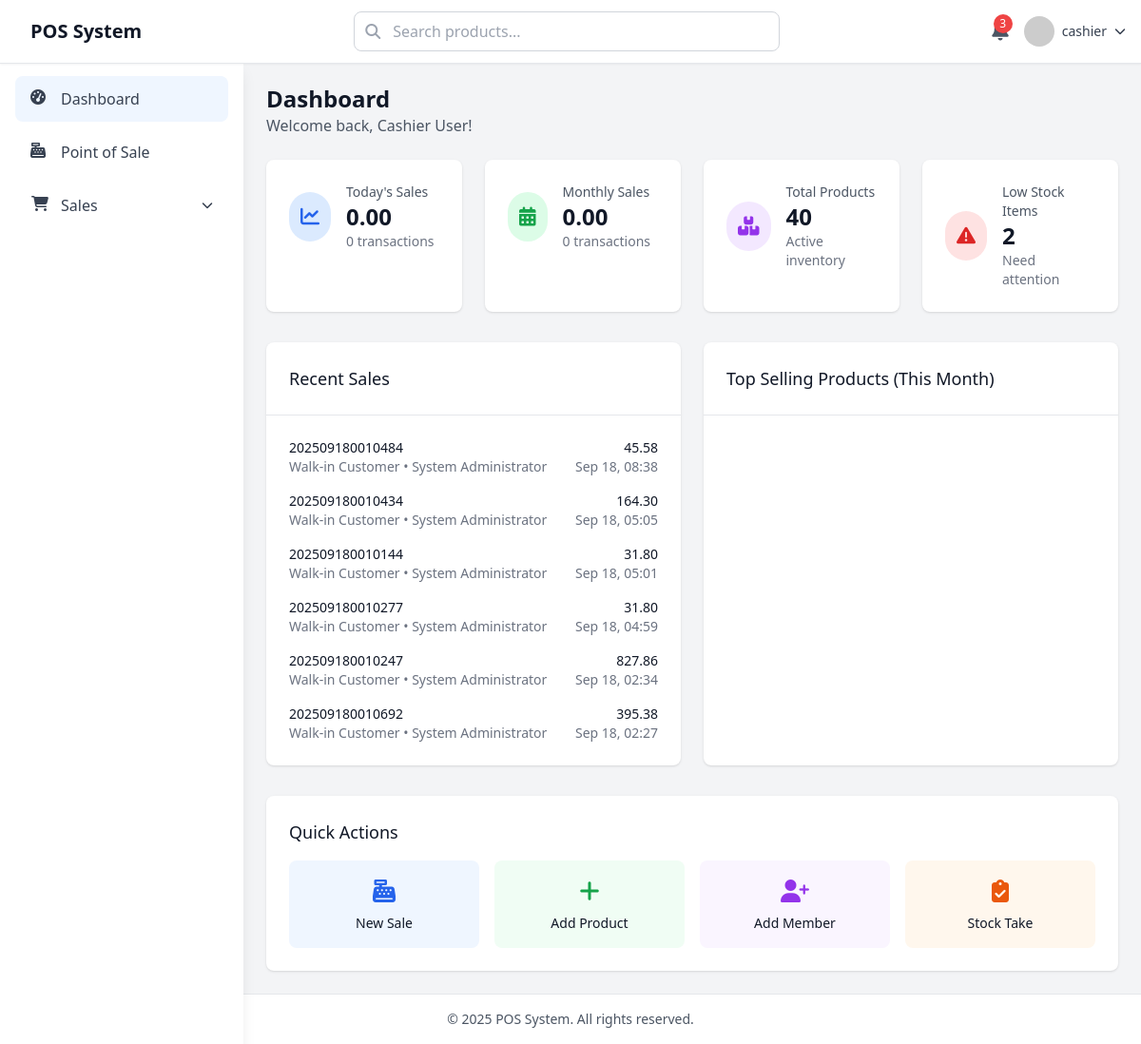
The app's page /dashboard.php (signed in) with its own data.
### tables this page shows
CREATE TABLE IF NOT EXISTS `sales` (
  `id` int NOT NULL AUTO_INCREMENT,
  `invoice_number` varchar(50) NOT NULL DEFAULT '-',
  `session_id` int DEFAULT '0',
  `member_id` int DEFAULT '0',
  `user_id` int NOT NULL DEFAULT '0',
  `subtotal` decimal(10,2) NOT NULL DEFAULT '0.00',
  `discount_amount` decimal(10,2) DEFAULT '0.00',
  `tax_amount` decimal(10,2) DEFAULT '0.00',
  `total_amount` decimal(10,2) NOT NULL DEFAULT '0.00',
  `payment_method` varchar(150) DEFAULT 'cash',
  `payment_method_id` int DEFAULT '0',
  `payment_status` enum('paid','pending','refunded') DEFAULT 'paid',
  `notes` text,
  `created_at` timestamp NULL DEFAULT CURRENT_TIMESTAMP,
  `updated_at` timestamp NULL DEFAULT CURRENT_TIMESTAMP ON UPDATE CURRENT_TIMESTAMP,
  PRIMARY KEY (`id`),
  UNIQUE KEY `invoice_number` (`invoice_number`),
  KEY `session_id` (`session_id`),
  KEY `member_id` (`member_id`),
  KEY `user_id` (`user_id`),
  KEY `idx_sales_invoice` (`invoice_number`),
  KEY `idx_sales_date` (`created_at`),
  KEY `fk_sales_payment_method` (`payment_method_id`)
);

CREATE TABLE IF NOT EXISTS `users` (
  `id` int NOT NULL AUTO_INCREMENT,
  `username` varchar(50) NOT NULL,
  `password` varchar(255) NOT NULL,
  `full_name` varchar(100) NOT NULL,
  `email` varchar(255) DEFAULT NULL,
  `phone` varchar(50) DEFAULT NULL,
  `role` enum('admin','manager','cashier') DEFAULT 'cashier',
  `is_active` tinyint(1) DEFAULT '1',
  `last_login` timestamp NULL DEFAULT NULL,
  `created_at` timestamp NULL DEFAULT CURRENT_TIMESTAMP,
  `updated_at` timestamp NULL DEFAULT CURRENT_TIMESTAMP ON UPDATE CURRENT_TIMESTAMP,
  `access_dashboard` tinyint(1) DEFAULT '1' COMMENT 'Access to Dashboard',
  `access_pos` tinyint(1) DEFAULT '1' COMMENT 'Access to Point of Sale',
  `access_sales` tinyint(1) DEFAULT '1' COMMENT 'Access to Sales History',
  `access_opening_closing` tinyint(1) DEFAULT '0' COMMENT 'Access to Opening/Closing Cash',
  `access_products` tinyint(1) DEFAULT '0' COMMENT 'Access to Products Management',
  `access_categories` tinyint(1) DEFAULT '0' COMMENT 'Access to Categories Management',
  `access_suppliers` tinyint(1) DEFAULT '0' COMMENT 'Access to Suppliers Management',
  `access_uom` tinyint(1) DEFAULT '0' COMMENT 'Access to Unit of Measure Management',
  `access_stock_take` tinyint(1) DEFAULT '0' COMMENT 'Access to Stock Take',
  `access_inventory_report` tinyint(1) DEFAULT '0' COMMENT 'Access to Inventory Reports',
  `access_members` tinyint(1) DEFAULT '0' COMMENT 'Access to Members Management',
  `access_customer_orders` tinyint(1) DEFAULT '0' COMMENT 'Access to Customer Orders',
  `access_customer_order` tinyint(1) DEFAULT '0' COMMENT 'Access to Customer Order Entry',
  `access_sales_report` tinyint(1) DEFAULT '0' COMMENT 'Access to Sales Reports',
  `access_member_report` tinyint(1) DEFAULT '0' COMMENT 'Access to Member Reports',
  `access_profit_loss` tinyint(1) DEFAULT '0' COMMENT 'Access to Profit & Loss Reports',
  PRIMARY KEY (`id`),
  UNIQUE KEY `username` (`username`)
);

### dashboard.php (the view, shortened to what this page needs)
<?php
include 'include/conn.php';
include 'include/head.php';
include 'include/header.php';
include 'include/sidebar.php';
$today = date('Y-m-d');
$current_month = date('Y-m');
$query_today_sales = mysqli_query($conn, "SELECT COUNT(*) as count, SUM(total_amount) as total FROM sales WHERE DATE(created_at) = '$today'");
$today_sales = mysqli_fetch_array($query_today_sales);
$query_month_sales = mysqli_query($conn, "SELECT COUNT(*) as count, SUM(total_amount) as total FROM sales WHERE DATE_FORMAT(created_at, '%Y-%m') = '$current_month'");
$month_sales = mysqli_fetch_array($query_month_sales);
$query_total_products = mysqli_query($conn, "SELECT COUNT(*) as count FROM products WHERE is_active = 1");
$total_products = mysqli_fetch_array($query_total_products);
$query_low_stock = mysqli_query($conn, "SELECT COUNT(*) as count FROM products WHERE stock_quantity <= min_stock_level AND is_active = 1");
$low_stock = mysqli_fetch_array($query_low_stock);
$query_recent_sales = mysqli_query($conn, "
    SELECT s.*, m.name as member_name, u.full_name as cashier_name
    FROM sales s
    LEFT JOIN members m ON s.member_id = m.id
    LEFT JOIN users u ON s.user_id = u.id
    ORDER BY s.created_at DESC
    LIMIT 10
");
?>
<div class="main-content ml-0 lg:ml-64 pt-16">
    <div class="p-6">
        <div class="mb-6">
            <h1 class="text-2xl font-bold text-gray-900">Dashboard</h1>
            <p class="text-gray-600">Welcome back, <?= $_SESSION['full_name'] ?>!</p>
        </div>
        <div class="grid grid-cols-1 md:grid-cols-2 lg:grid-cols-4 gap-6 mb-8">
            <div class="bg-white rounded-lg shadow p-6">
                <div class="flex items-center">
                    <div class="p-3 rounded-full bg-blue-100 text-blue-600">
                        <i class="fas fa-chart-line text-xl"></i>
                    </div>
                    <div class="ml-4">
                        <p class="text-sm font-medium text-gray-600">Today's Sales</p>
                        <p class="text-2xl font-bold text-gray-900"><?= number_format($today_sales['total'] ?? 0, 2) ?></p>
                        <p class="text-sm text-gray-500"><?= $today_sales['count'] ?? 0 ?> transactions</p>
                    </div>
                </div>
            </div>
            <div class="bg-white rounded-lg shadow p-6">
                <div class="flex items-center">
                    <div class="p-3 rounded-full bg-green-100 text-green-600">
                        <i class="fas fa-calendar-alt text-xl"></i>
                    </div>
                    <div class="ml-4">
                        <p class="text-sm font-medium text-gray-600">Monthly Sales</p>
                        <p class="text-2xl font-bold text-gray-900"><?= number_format($month_sales['total'] ?? 0, 2) ?></p>
                        <p class="text-sm text-gray-500"><?= $month_sales['count'] ?? 0 ?> transactions</p>
                    </div>
                </div>
            </div>
            <div class="bg-white rounded-lg shadow p-6">
                <div class="flex items-center">
                    <div class="p-3 rounded-full bg-purple-100 text-purple-600">
                        <i class="fas fa-boxes text-xl"></i>
                    </div>
                    <div class="ml-4">
                        <p class="text-sm font-medium text-gray-600">Total Products</p>
                        <p class="text-2xl font-bold text-gray-900"><?= $total_products['count'] ?? 0 ?></p>
                        <p class="text-sm text-gray-500">Active inventory</p>
                    </div>
                </div>
            </div>
            <div class="bg-white rounded-lg shadow p-6">
                <div class="flex items-center">
                    <div class="p-3 rounded-full bg-red-100 text-red-600">
                        <i class="fas fa-exclamation-triangle text-xl"></i>
                    </div>
                    <div class="ml-4">
                        <p class="text-sm font-medium text-gray-600">Low Stock Items</p>
                        <p class="text-2xl font-bold text-gray-900"><?= $low_stock['count'] ?? 0 ?></p>
                        <p class="text-sm text-gray-500">Need attention</p>
                    </div>
                </div>
            </div>
        </div>
        <div class="grid grid-cols-1 lg:grid-cols-2 gap-6 mb-8">
            <div class="bg-white rounded-lg shadow">
                <div class="p-6 border-b border-gray-200">
                    <h3 class="text-lg font-medium text-gray-900">Recent Sales</h3>
                </div>
                <div class="p-6">
                    <div class="space-y-4">
                        <?php while ($sale = mysqli_fetch_array($query_recent_sales)): ?>
                        <div class="flex items-center justify-between">
                            <div>
                                <p class="text-sm font-medium text-gray-900"><?= $sale['invoice_number'] ?></p>
                                <p class="text-sm text-gray-500">
                                    <?= $sale['member_name'] ? $sale['member_name'] : 'Walk-in Customer' ?> •
                                    <?= $sale['cashier_name'] ?>
                                </p>
                            </div>
                            <div class="text-right">
                                <p class="text-sm font-medium text-gray-900"><?= number_format($sale['total_amount'], 2) ?></p>
                                <p class="text-sm text-gray-500"><?= date('M d, H:i', strtotime($sale['created_at'])) ?></p>
                            </div>
                        </div>
                        <?php endwhile; ?>
                    </div>
                </div>
            </div>
            <div class="bg-white rounded-lg shadow">
                <div class="p-6 border-b border-gray-200">
                    <h3 class="text-lg font-medium text-gray-900">Top Selling Products (This Month)</h3>
                </div>
                <div class="p-6">
                </div>
            </div>
        </div>
        <div class="bg-white rounded-lg shadow p-6">
            <h3 class="text-lg font-medium text-gray-900 mb-4">Quick Actions</h3>
            <div class="grid grid-cols-2 md:grid-cols-4 gap-4">
                <a href="pos.php" class="flex flex-col items-center p-4 bg-blue-50 rounded-lg hover:bg-blue-100 transition-colors">
                    <i class="fas fa-cash-register text-2xl text-blue-600 mb-2"></i>
                    <span class="text-sm font-medium text-gray-900">New Sale</span>
                </a>
                <a href="products.php" class="flex flex-col items-center p-4 bg-green-50 rounded-lg hover:bg-green-100 transition-colors">
                    <i class="fas fa-plus text-2xl text-green-600 mb-2"></i>
                    <span class="text-sm font-medium text-gray-900">Add Product</span>
                </a>
                <a href="members.php" class="flex flex-col items-center p-4 bg-purple-50 rounded-lg hover:bg-purple-100 transition-colors">
                    <i class="fas fa-user-plus text-2xl text-purple-600 mb-2"></i>
                    <span class="text-sm font-medium text-gray-900">Add Member</span>
                </a>
                <a href="stock-take.php" class="flex flex-col items-center p-4 bg-orange-50 rounded-lg hover:bg-orange-100 transition-colors">
                    <i class="fas fa-clipboard-check text-2xl text-orange-600 mb-2"></i>
                    <span class="text-sm font-medium text-gray-900">Stock Take</span>
                </a>
            </div>
        </div>
    </div>
</div>
<?php include 'include/footer.php'; ?>

### include/head.php (style rules this page uses)
:root { --vh: 1vh; }

### records on screen
sales: invoice_number "202509180010484", user.full_name "System Administrator", total_amount "45.58", created_at "Sep 18, 08:38"
sales: invoice_number "202509180010434", user.full_name "System Administrator", total_amount "164.30", created_at "Sep 18, 05:05"
sales: invoice_number "202509180010144", user.full_name "System Administrator", total_amount "31.80", created_at "Sep 18, 05:01"
sales: invoice_number "202509180010277", user.full_name "System Administrator", total_amount "31.80", created_at "Sep 18, 04:59"
sales: invoice_number "202509180010247", user.full_name "System Administrator", total_amount "827.86", created_at "Sep 18, 02:34"
sales: invoice_number "202509180010692", user.full_name "System Administrator", total_amount "395.38", created_at "Sep 18, 02:27"

### other values on screen
$_SESSION['username'] "cashier"
$_SESSION['full_name'] "Cashier User"
$today_sales['total'] "0.00"
$today_sales['count'] "0"
$month_sales['total'] "0.00"
$month_sales['count'] "0"
$total_products['count'] "40"
$low_stock['count'] "2"
